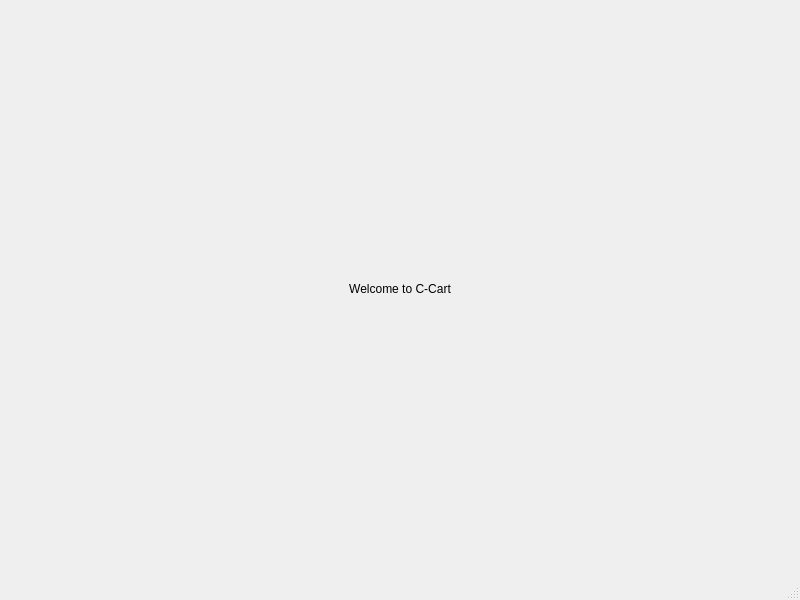
<?xml version="1.0" encoding="UTF-8"?>
<ui version="4.0">
 <class>MainWindow</class>
 <widget class="QMainWindow" name="MainWindow">
  <property name="geometry">
   <rect>
    <x>0</x>
    <y>0</y>
    <width>800</width>
    <height>600</height>
   </rect>
  </property>
  <property name="windowTitle">
   <string>C-Cart</string>
  </property>
  <widget class="QWidget" name="centralwidget">
   <layout class="QVBoxLayout" name="verticalLayout">
    <item>
     <widget class="QLabel" name="label">
      <property name="text">
       <string>Welcome to C-Cart</string>
      </property>
      <property name="alignment">
       <set>Qt::AlignCenter</set>
      </property>
     </widget>
    </item>
   </layout>
  </widget>
  <widget class="QMenuBar" name="menubar">
   <property name="geometry">
    <rect>
     <x>0</x>
     <y>0</y>
     <width>800</width>
     <height>21</height>
    </rect>
   </property>
  </widget>
  <widget class="QStatusBar" name="statusbar"/>
 </widget>
 <resources/>
 <connections/>
</ui>
